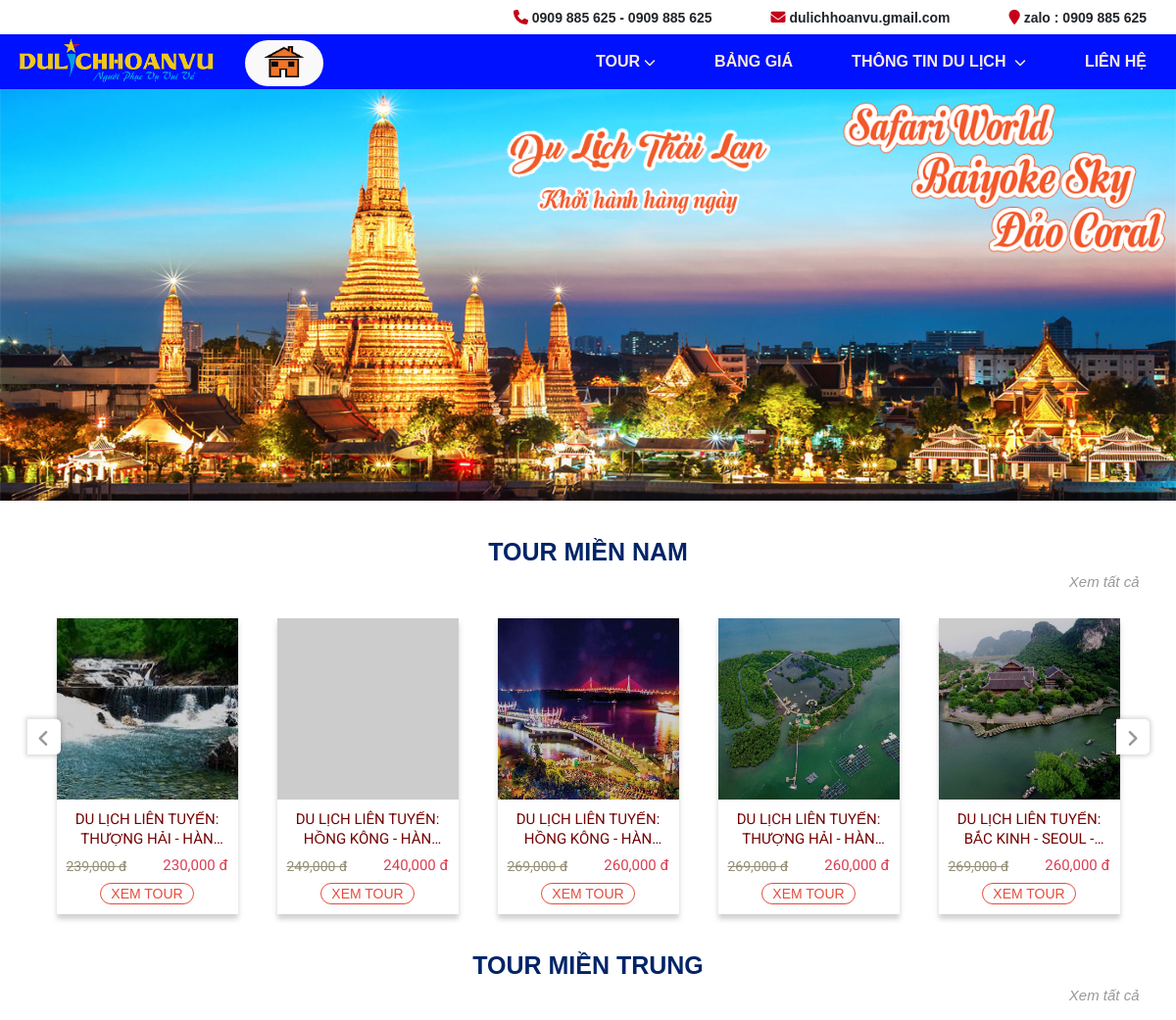
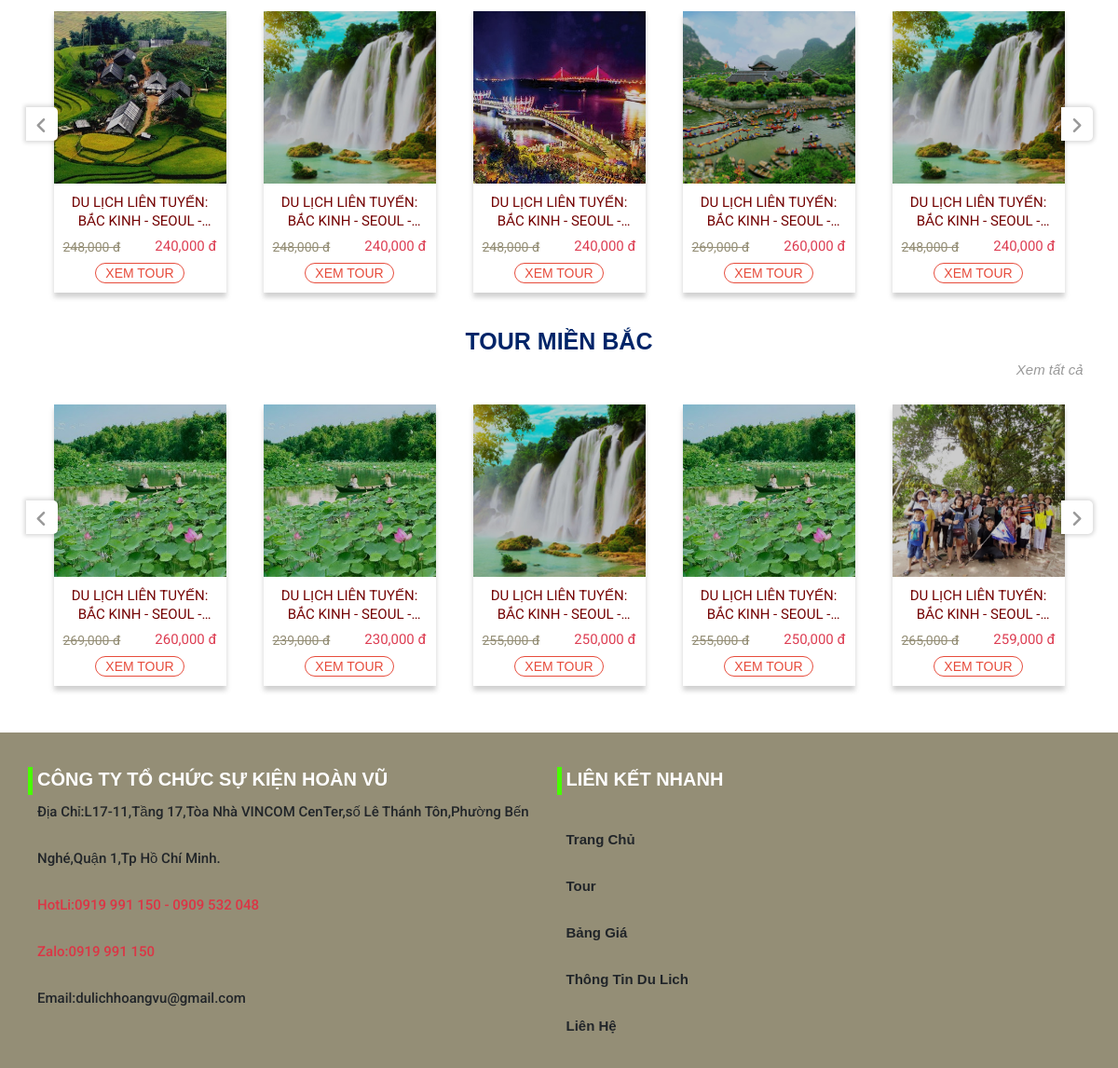
The page / on the database its author committed (2 pictures, top to bottom).
### tables this page shows
CREATE TABLE `tbl_brand` (
  `brand_id` int(50) UNSIGNED NOT NULL,
  `brand_name` varchar(255) NOT NULL
);

CREATE TABLE `tbl_sanpham` (
  `sanpham_id` int(11) UNSIGNED NOT NULL,
  `category_id` int(11) UNSIGNED NOT NULL,
  `brand_id` int(11) UNSIGNED NOT NULL,
  `sanpham_name` varchar(255) NOT NULL,
  `sanpham_chitiet` text NOT NULL,
  `sanpham_gia` int(50) NOT NULL,
  `sanpham_giakhuyenmai` int(50) NOT NULL,
  `hinh` varchar(255) NOT NULL
);

### classes/brand.php (called while the page is built, shortened)
<?php
    $filepath = realpath(dirname(__FILE__));
    include_once ($filepath. '/../lib/database.php');
?>
<?php
    class brand {
        private $db;
        public function __construct() {
            $this->db = new Database();
        }
        public function show_brand(){
            $query = "SELECT * FROM tbl_brand ORDER BY brand_id ASC";
            $result = $this->db->select($query);
            return $result;
        }
    }
?>

### lib/database.php (called while the page is built, shortened)
<?php
class Database{
  public $host   = DB_HOST;
  public $user   = DB_USER;
  public $pass   = DB_PASS;
  public $dbname = DB_NAME;
  public $link;
private function connectDB(){
  $this -> link = new mysqli($this->host, $this->user, $this->pass, $this->dbname);
    mysqli_set_charset($this->link, 'UTF8');
}
public function select($query){
  $result = $this->link->query($query) or
  die($this->link->error.__LINE__);
  if($result->num_rows > 0){
    return $result;
  } else {
    return false;
  }
}
}
?>

### classes/product.php (called while the page is built, shortened)
<?php
    $filepath = realpath(dirname(__FILE__));
    include_once ($filepath. '/../lib/database.php');
?>
<?php
    class product {
        private $db;
        public function __construct() {
            $this->db = new Database();
        }
        public function getinformation($id) {
            $query ="SELECT * FROM tbl_sanpham WHERE brand_id = '$id' ";
            $result = $this->db->select($query);
            return $result;
        }
    }
?>

### index.php (the view)
<?php include './inc/header.php';?>
<div class="container">
  <div class="main">
    <div class="clear10"></div>
    <?php
		$show_brand = $brand->show_brand();
		if($show_brand){
				while($result = $show_brand->fetch_assoc()){
		?>
    <div class="clear10"></div>
    <h3 class="tit-pub"><?php echo $result['brand_name'] ?></h3>
    <a href="" class="main-chitiet">Xem tất cả</a>
    <div class="clear20"></div>
    <div class="img-slider">
      <?php
			$id = $result['brand_id'];
			$show_sp = $product -> getinformation($id);
			if($show_sp){
				while($result_sp = $show_sp->fetch_assoc()){
		?>
      <div class="img-item">
        <div class="home-product__item-img" style="background-image:url(./img/<?php echo $result_sp['hinh'] ?>);">
        </div>
        <div class="ct-item-pro">
          <p class="item-name"><?php echo $result_sp['sanpham_name'] ?></p>
          <div class="clear10"></div>
          <div class="flex-bw">
            <p class="old-pri">
              <?php echo number_format($result_sp['sanpham_gia'])." đ" ; ?>
            </p>
            <p class="new-pri bold">
              <?php echo number_format($result_sp['sanpham_giakhuyenmai'])." đ" ; ?>
            </p>
          </div>
          <div class="clear10"></div>
          <a href="chi-tiet/<?php echo $result_sp['sanpham_id'] ?>.html" class="addtocart">xem tour</a>
        </div>
      </div>
      <?php } } ?>
    </div>
    <?php } } ?>
    <div class="clear40"></div>
  </div>
</div>
<?php include './inc/footer.php';?>

### inc/header.php (shortened to what this page needs)
<?php
  include_once 'lib/database.php';
  $brand = new brand();
  $product = new product();
?>
<!DOCTYPE html
  PUBLIC "-//W3C//DTD XHTML 1.0 Transitional//EN" "http://www.w3.org/TR/xhtml1/DTD/xhtml1-transitional.dtd">
<html lang='vi'>
<head>
  <link rel="stylesheet" href="https://cdnjs.cloudflare.com/ajax/libs/font-awesome/6.1.1/css/all.min.css" />
  <link href="https://cdn.jsdelivr.net/npm/bootstrap@5.1.3/dist/css/bootstrap.min.css" rel="stylesheet">
  <link rel="stylesheet" href="./css/lightslider.css" />
  <link rel="stylesheet" href="./css/nivo-slider.css">
  <link rel="stylesheet" href="./css/reset.css" />
  <link rel="stylesheet" href="./css/style.css" />
</head>
<body>
  <div class="header hide991">
    <div class="header-top">
      <ul class="header-top-list">
        <li class="header-top-item">
          <i class="fa-solid fa-phone header-top-item-icon"></i>
          0909 885 625 - 0909 885 625
        </li>
        <li class="header-top-item">
          <i class="fa-solid fa-envelope header-top-item-icon"></i>
          dulichhoanvu.gmail.com
        </li>
        <li class="header-top-item">
          <i class="fa-solid fa-location-pin header-top-item-icon"></i>
          zalo : 0909 885 625
        </li>
      </ul>
    </div>
    <div class="header-bottom" id="header-bottom">
      <img src="./img/dl-hoan-vu.png" alt="" width="200" class="header-bottom-img">
      <span class="header-bottom-span">
        <img src="./img/iconhome.png" alt="" width="40">
      </span>
      <div class=" header-bottom-list">
        <div class="header-bottom-item">tour<i class="fa-solid fa-chevron-down header-bottom-icon"></i></div>
        <div class="header-bottom-item">bảng giá</div>
        <div class="header-bottom-item header-bottom-item-dropdown">
          thông tin du lịch <i class="fa-solid fa-chevron-down header-bottom-icon"></i>
        </div>
        <div class="header-bottom-item">liên hệ</div>
      </div>
    </div>
  </div>
  <div class="container_slider">
    <div class="main-banner">
      <div class="slider-wrapper">
        <div id="mainSlider" class="nivoSlider">
        </div>
      </div>
    </div>
  </div>

### inc/footer.php (shortened to what this page needs)
</body>
<footer>
  <div class="container_footer">
    <div class="clear20"></div>
    <div class="wide">
      <div class="row">
        <div class="col-xl-6 col-sm-6 col-12 footer_sukien">
          <h1 class="h1_footer">Công Ty Tổ Chức Sự Kiện Hoàn Vũ</h1>
          <p>Địa Chỉ:L17-11,Tầng 17,Tòa Nhà VINCOM CenTer,số Lê Thánh Tôn,Phường Bến Nghé,Quận 1,Tp Hồ Chí Minh.</p>
          <p class="text-danger">HotLi:0919 991 150 - 0909 532 048</p>
          <p class="text-danger">Zalo:0919 991 150</p>
          <p>Email:dulichhoangvu@gmail.com</p>
        </div>
        <div class="col-xl-6 col-sm-6 col-12 footer_sukien">
          <h1 class="h1_footer">Liên Kết Nhanh</h1>
          <ul>
            <li>Trang Chủ</li>
            <li>Tour</li>
            <li>Bảng Giá</li>
            <li>Thông Tin Du Lich</li>
            <li>Liên Hệ</li>
          </ul>
        </div>
      </div>
    </div>
</footer>
<link rel="stylesheet" type="text/css" href="https://cdn.jsdelivr.net/npm/slick-carousel@1.8.1/slick/slick.css" />
</html>

### css/nivo-slider.css (style rules this page uses)
.nivoSlider { position: relative; width: 100%; height: auto; overflow: hidden; }
.slider-wrapper { position: relative; }

### css/style.css (style rules this page uses)
a { -moz-transition: all 0.3s; -ms-transition: all 0.3s; -o-transition: all 0.3s; transition: all 0.3s; -webkit-transition: all 0.3s; text-decoration: none; }
img { max-width: 100%; }
body { font-size: 15px; margin: 0; font-family: Arial, Helvetica, sans-serif !important; left: 0px; position: relative; overflow-x: hidden !important; text-rendering: optimizeLegibility; -webkit-font-smoothing: antialiased; }
body p { font-size: 15px; margin: 0; font-family: "Roboto", sans-serif; }
html { line-height: 1.6rem; box-sizing: border-box; font-size: 62.5%; font-family: Arial, Helvetica, sans-serif !important; }
.clear40 { clear: both; height: 40px; }
.clear20 { clear: both; height: 20px; }
.clear10 { clear: both; height: 10px; }
.header { width: 100%; }
.header-top { width: 100%; padding: 0; }
.header-top-list { display: flex; justify-content: flex-end; }
.header-top-item { padding: 10px 30px; font-size: 1.4rem; font-weight: bold; }
.header-top-item-icon { font-size: 1.5rem; color: #c4001a; }
.header-bottom { width: 100%; padding: 0; background-color: rgb(0, 17, 255); position: relative; transition: 0.3s ease-in-out; }
.header-bottom-span { position: absolute; top: 0; left: 250px; margin: 6px 0; padding: 3px 20px; height: 47px; background-color: #f9f9f9; border-radius: 40px; }
.header-bottom-span img { margin-top: 3px; }
.header-bottom-list { display: flex; justify-content: center; }
@media screen and (max-width: 1279.98px) { .header-bottom-list { justify-content: end; } }
.header-bottom-item { padding: 20px 30px; font-size: 1.6rem; font-weight: bold; color: antiquewhite; text-transform: uppercase; cursor: pointer; transition: 0.2s; }
.header-bottom-icon { margin-left: 4px; font-size: 1.2rem; }
.header-bottom-img { position: absolute; top: 50%; left: 20px; transform: translateY(-50%); }
.img-item { width: 300px; height: 400px; margin: 10px 20px; box-shadow: 0px 5px 5px rgba(104, 104, 104, 0.3); }
.home-product__item-img { background-repeat: no-repeat; padding-top: 100%; background-size: cover; background-position: center; object-fit: cover; transition: 0.2s; position: relative; }
.home-product__item-img::after { content: ""; position: absolute; top: 100%; transform: translateY(-100%); width: 100%; height: 100%; background-color: #000; z-index: 30; opacity: 0.2; transition: 0.2s; }
.ct-item-pro { padding: 10px; background: #ffff; border-top: none; text-align: center; text-transform: lowercase; }
.item-name { overflow: hidden; display: -webkit-box; -webkit-box-orient: vertical; -webkit-line-clamp: 2; line-height: 20px; height: 40px; text-transform: capitalize; color: #740303; }
.addtocart { display: inline-block; padding: 3px 10px; border: 1px solid #e74c3c; color: #e74c3c; border-radius: 50px; text-transform: uppercase; font-size: 14px; }
.flex-bw { display: flex; align-items: center; justify-content: space-between; }
.tit-pub { text-align: center; margin: 20px auto; color: #002468; margin-bottom: 10px; font-weight: bold; font-size: 2.5rem; text-transform: uppercase; }
.main-chitiet { color: #999; font-style: italic; text-align: end; float: right; }
.old-pri { font-size: 14px; text-decoration: line-through; color: #948e76; }
.new-pri { color: #dd3e53; }
.container_footer { background-color: #948e76; padding: 20px 40px; }
.wide { max-width: 1200px; margin: 0 auto; }
.h1_footer { color: #ffff; font-size: 2rem; text-transform: uppercase; font-weight: bold; position: relative; }
.h1_footer::before { content: ""; position: absolute; top: -3px; left: -10px; width: 5px; height: 30px; background-color: #48ff00; }
.footer_sukien p { padding: 0; font-size: 1.5rem; font-weight: 500; line-height: 50px; }
.footer_sukien ul { margin-top: 30px; }
.footer_sukien ul li { height: 50px; line-height: 50px; font-size: 1.5rem; font-weight: bold; display: block; }

### rows shown on the page
tbl_brand: brand_name "TOUR MIỀN NAM"
tbl_sanpham: hinh (picture), sanpham_name "DU LỊCH LIÊN TUYẾN: THƯỢNG HẢI -…", sanpham_gia "239,000", sanpham_giakhuyenmai "230,000"
tbl_sanpham: sanpham_name "DU LỊCH LIÊN TUYẾN: HỒNG KÔNG -…", sanpham_gia "249,000", sanpham_giakhuyenmai "240,000"
tbl_sanpham: hinh (picture), sanpham_name "DU LỊCH LIÊN TUYẾN: HỒNG KÔNG -…", sanpham_gia "269,000", sanpham_giakhuyenmai "260,000"
tbl_sanpham: hinh (picture), sanpham_name "DU LỊCH LIÊN TUYẾN: THƯỢNG HẢI -…", sanpham_gia "269,000", sanpham_giakhuyenmai "260,000"
tbl_sanpham: hinh (picture), sanpham_name "DU LỊCH LIÊN TUYẾN: BẮC KINH - SEOUL…", sanpham_gia "269,000", sanpham_giakhuyenmai "260,000"
tbl_brand: brand_name "TOUR MIỀN TRUNG"
tbl_sanpham: hinh (picture), sanpham_name "DU LỊCH LIÊN TUYẾN: BẮC KINH - SEOUL…", sanpham_gia "248,000", sanpham_giakhuyenmai "240,000"
tbl_sanpham: hinh (picture), sanpham_name "DU LỊCH LIÊN TUYẾN: BẮC KINH - SEOUL…", sanpham_gia "248,000", sanpham_giakhuyenmai "240,000"
tbl_sanpham: hinh (picture), sanpham_name "DU LỊCH LIÊN TUYẾN: BẮC KINH - SEOUL…", sanpham_gia "248,000", sanpham_giakhuyenmai "240,000"
tbl_sanpham: hinh (picture), sanpham_name "DU LỊCH LIÊN TUYẾN: BẮC KINH - SEOUL…", sanpham_gia "269,000", sanpham_giakhuyenmai "260,000"
tbl_sanpham: hinh (picture), sanpham_name "DU LỊCH LIÊN TUYẾN: BẮC KINH - SEOUL…", sanpham_gia "248,000", sanpham_giakhuyenmai "240,000"
tbl_brand: brand_name "TOUR MIỀN BẮC"
tbl_sanpham: hinh (picture), sanpham_name "DU LỊCH LIÊN TUYẾN: BẮC KINH - SEOUL…", sanpham_gia "269,000", sanpham_giakhuyenmai "260,000"
tbl_sanpham: hinh (picture), sanpham_name "DU LỊCH LIÊN TUYẾN: BẮC KINH - SEOUL…", sanpham_gia "239,000", sanpham_giakhuyenmai "230,000"
tbl_sanpham: hinh (picture), sanpham_name "DU LỊCH LIÊN TUYẾN: BẮC KINH - SEOUL…", sanpham_gia "255,000", sanpham_giakhuyenmai "250,000"
tbl_sanpham: hinh (picture), sanpham_name "DU LỊCH LIÊN TUYẾN: BẮC KINH - SEOUL…", sanpham_gia "255,000", sanpham_giakhuyenmai "250,000"
tbl_sanpham: hinh (picture), sanpham_name "DU LỊCH LIÊN TUYẾN: BẮC KINH - SEOUL…", sanpham_gia "265,000", sanpham_giakhuyenmai "259,000"
